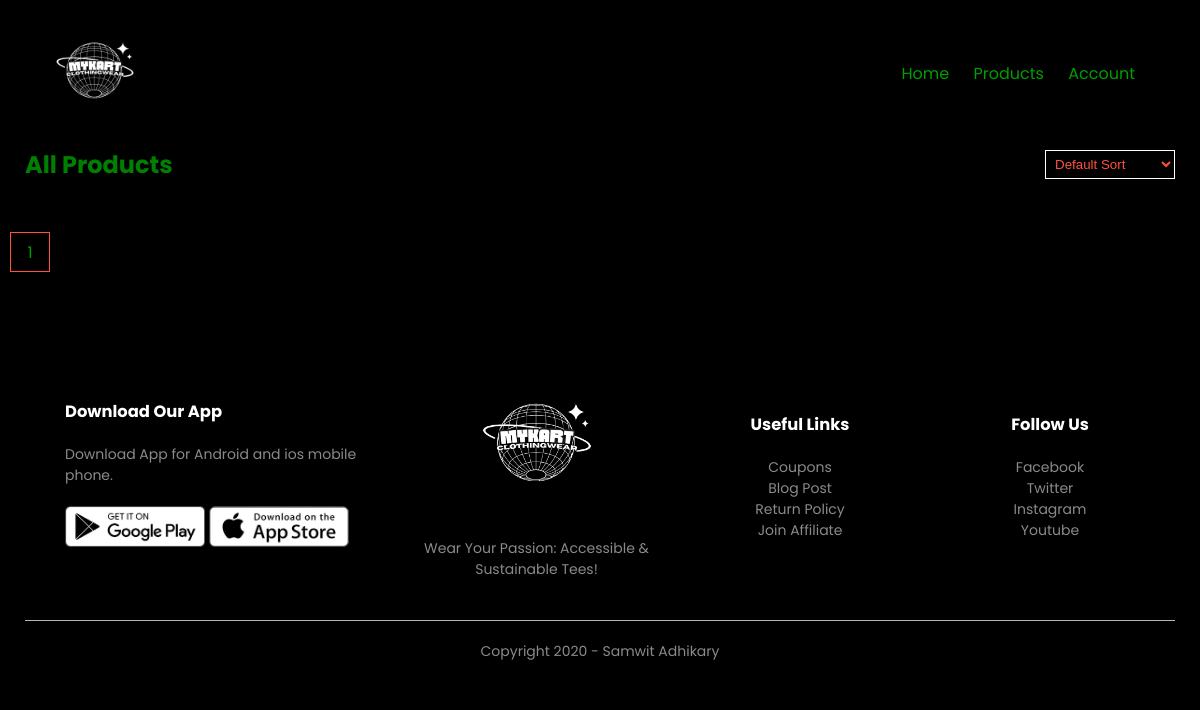
Page /product_list on the earlier database version.
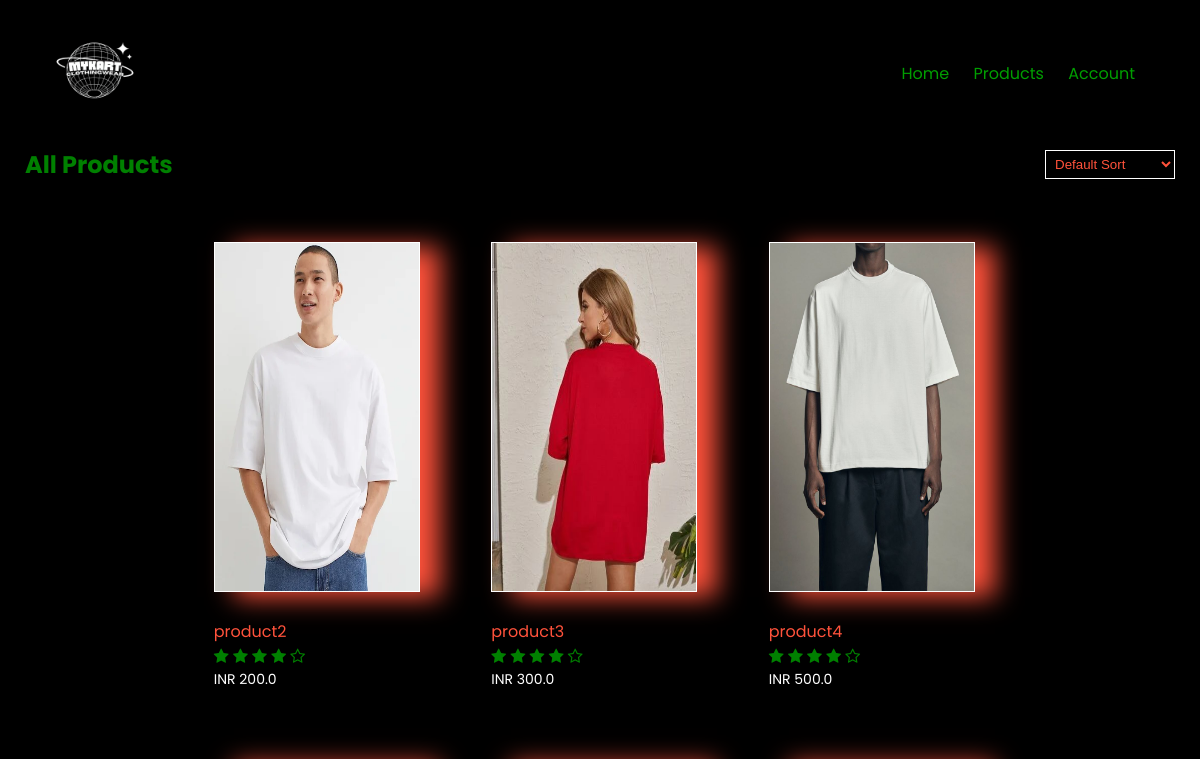
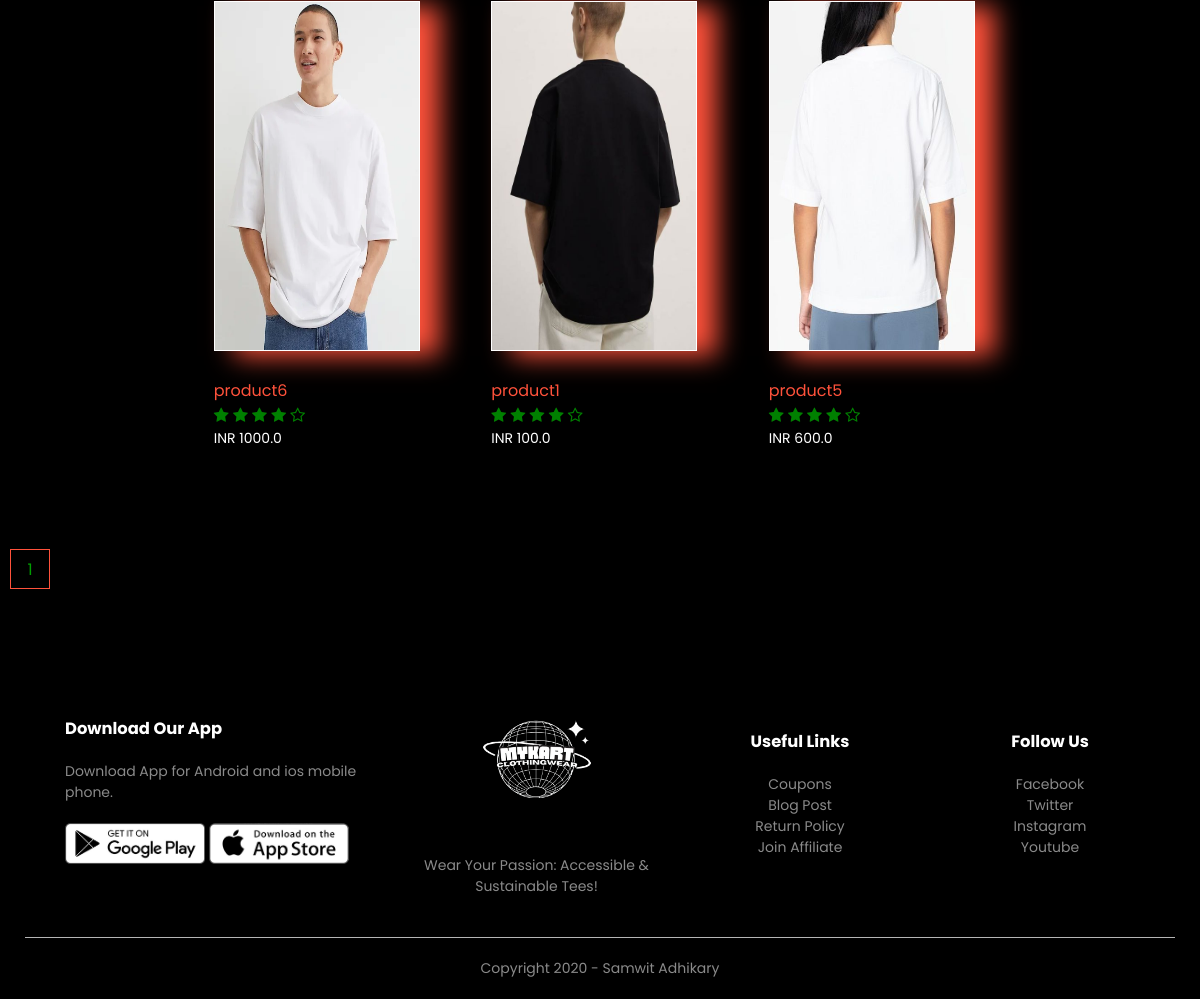
Same page on the later database version (2 pictures, top to bottom).
### products/models.py (models this page shows, shortened)
class Product(models.Model):
    LIVE=1
    DELETE=0
    DELETE_CHOICES=((LIVE,'Live'),(DELETE,'Delete'))
    title=models.CharField(max_length=200)
    price=models.FloatField()
    description=models.TextField()
    image=models.ImageField(upload_to='media')
    priority=models.IntegerField(default=0)
    delete_status=models.IntegerField(choices=DELETE_CHOICES,default=LIVE)
    created_at=models.DateTimeField(auto_now_add=True)
    updated_at=models.DateTimeField(auto_now=True)

### products/views.py (the view)
# urls.py: path('product_list',views.list_products,name='product_list'),
def list_products(request):
    sort_option = request.GET.get('sort', 'default')
    page = request.GET.get('page', 1)
    product_list = Product.objects.all()  # Get all products
    if sort_option == 'Price low to high':
        product_list = product_list.order_by('price')
    elif sort_option== 'Price high to low':
        product_list = product_list.order_by('-price')
    else:
        product_list = product_list.order_by('priority')
    product_paginator = Paginator(product_list, 6)
    product_list = product_paginator.get_page(page)
    context = {
        'products': product_list,
        'sort_option': sort_option,  # Pass the sort option to the template if needed
    }
    return render(request, 'products.html', context)

### products/templatetags/tags.py (called while the page is built)
@register.filter(name='tags')
def tags(list_data,tags_size):
    tag=[]
    i=0
    for data in list_data:
        tag.append(data)
        i=i+1
        if i==tags_size:
            i=0
            yield tag
            tag=[]
    if tag:
        yield tag

### templates/products.html
{% extends 'blank_layout.html' %}
{% block content %}
{% include 'products_list.html' %}
{% endblock content %}

### templates/blank_layout.html (shortened to what this page needs)
{% load static %}
<!DOCTYPE html>
<html lang="en">
<head>
    <link rel="stylesheet" href="{% static 'css/style.css' %}">
    <link rel="stylesheet" href="https://stackpath.bootstrapcdn.com/font-awesome/4.7.0/css/font-awesome.min.css">
</head>
<body>
    <div class="header">
        {% include 'menu.html' %}
            </div>
        </div>
{% block content %}
{% endblock content %}
    <div class="footer">
        <div class="container">
            <div class="row">
                <div class="footer-col-1">
                    <h3>Download Our App</h3>
                    <p>Download App for Android and ios mobile phone.</p>
                    <div class="app-logo">
                        <img src="{% static 'images/play-store.png' %}">
                        <img src="{% static 'images/app-store.png' %}">
                    </div>
                </div>
                <div class="footer-col-2">
                    <img src="{% static 'images/mykart-logo.png' %}">
                    <p>Wear Your Passion: Accessible & Sustainable Tees!
                    </p>
                </div>
                <div class="footer-col-3">
                    <h3>Useful Links</h3>
                    <ul>
                        <li>Coupons</li>
                        <li>Blog Post</li>
                        <li>Return Policy</li>
                        <li>Join Affiliate</li>
                    </ul>
                </div>
                <div class="footer-col-4">
                    <h3>Follow Us</h3>
                    <ul>
                        <li>Facebook</li>
                        <li>Twitter</li>
                        <li>Instagram</li>
                        <li>Youtube</li>
                    </ul>
                </div>
            </div>
            <hr>
            <p class="copyright">Copyright 2020 - Samwit Adhikary</p>
        </div>
    </div>
</body>
</html>

### templates/menu.html (shortened to what this page needs)
{% load static %}
<div class="container">
    <div class="navbar">
        <div class="logo">
            <a href="{% url 'home' %}"><img src="{% static 'images/mykart-logo.png' %}" alt="logo" width="100px"></a>
        </div>
        <nav>
            <ul id="MenuItems">
                <li><a href="{% url 'home' %}">Home</a></li>
                <li><a href="{% url 'product_list' %}">Products</a></li>
                {% if not user.is_authenticated %}
                <li><a href="{% url 'account' %}">Account</a></li>
                {% else %}
                <li><a href="{% url 'orders' %}">Orders</a></li>
                <li><a href="{% url 'logout' %}">Logout</a></li>
                {% endif %}
            </ul>
        </nav>
    </div>

### templates/products_list.html (shortened to what this page needs)
{% load static %}
{% load tags %}
<div class="small-container">
    <div class="row row-2">
        <h2 class="all-products-text">All Products</h2>
        <form method="GET" action="{% url 'product_list' %}">
            <select name="sort" onchange="this.form.submit()">
                <option value="default" {% if sort_option == 'default' %}selected{% endif %}>Default Sort</option>
            </select>
        </form>
    </div>
    {% for product_tags in products|tags:3 %}
        <div class="row">
            {% for product in product_tags %}
                <div class="col-4">
                    <a href="{% url 'product_details' product.id %}"><img src="{{ product.image.url }}"></a>
                    <h4>{{ product.title }}</h4>
                    <div class="rating">
                        <i class="fa fa-star"></i>
                        <i class="fa fa-star"></i>
                        <i class="fa fa-star"></i>
                        <i class="fa fa-star"></i>
                        <i class="fa fa-star-o"></i>
                    </div>
                    <p>INR {{ product.price }}</p>
                </div>
            {% endfor %}
        </div>
    {% endfor %}
</div>
    <div class="page-btn">
        {% for i in products.paginator.page_range  %}
        <a href="?page={{i}}"><span>{{i}}</span></a>
        {% endfor %}
    </div>

### static/css/style.css (style rules this page uses)
* { margin: 0; padding: 0; box-sizing: border-box; }
body { font-family: 'Poppins', sans-serif; }
.navbar { display: flex; align-items: center; padding: 20px; }
nav { flex: 1; text-align: right; }
nav ul { display: inline-block; list-style-type: none; }
nav ul li { display: inline-block; margin-right: 20px; }
a { text-decoration: none; color: rgb(0, 158, 0); }
p { color: white; }
.container { max-width: 100%; margin: auto; padding-left: 25px; padding-right: 25px; background-color: black; }
.row { display: flex; align-items: center; flex-wrap: wrap; justify-content: center; margin-left: 40px; }
.header { background: radial-gradient(#fff,#ffd6d6); }
.small-container { max-width: 100%; margin: auto; padding-left: 25px; padding-right: 25px; }
.col-4 { flex-basis: 25%; padding: 10px; min-width: 200px; margin-bottom: 50px; transition: transform 0.5s; }
.col-4 img { width: 80%; height: 350px; border: 1px solid white; box-shadow: 20px 5px 25px #ff523b; transition: box-shadow 0.3s ease; }
h4 { color: #ff523b; font-weight: normal; margin-top: 20px; }
.col-4 p { font-size: 14px; }
.rating .fa { color: green; }
.footer { background: black; color: #8a8a8a; font-size: 14px; padding: 60px 0 20px; }
.footer p { color: #8a8a8a; }
.footer h3 { color: #fff; margin-bottom: 20px; }
.footer-col-1, .footer-col-2, .footer-col-3, .footer-col-4 { min-width: 250px; margin-bottom: 20px; }
.footer-col-1 { flex-basis: 30%; }
.footer-col-2 { flex: 1; text-align: center; }
.footer-col-2 img { width: 140px; margin-bottom: 20px; }
.footer-col-3, .footer-col-4 { flex-basis: 12%; text-align: center; }
ul { list-style-type: none; }
.app-logo { margin-top: 20px; }
.app-logo img { width: 140px; }
.footer hr { border: none; background: #b5b5b5; height: 1px; margin: 20px 0; }
.copyright { text-align: center; }
.row-2 { justify-content: space-between; margin: 0px auto 50px; }
select { border: 1px solid #ffffff; padding: 5px; color: #ff523b; background-color: #000000; }
.page-btn { margin: 40px auto 0px; padding-bottom: 40px; }
.page-btn span { display: inline-block; border: 1px solid #ff523b; margin-left: 10px; width: 40px; height: 40px; text-align: center; line-height: 40px; cursor: pointer; }
.all-products-text { color: green; }
.small-container { width: 100%; }

Differences in the rows shown:
added Product: image (picture), title "product2", price "200.0"
added Product: image (picture), title "product3", price "300.0"
added Product: image (picture), title "product4", price "500.0"
added Product: image (picture), title "product6", price "1000.0"
added Product: image (picture), title "product1", price "100.0"
added Product: image (picture), title "product5", price "600.0"
